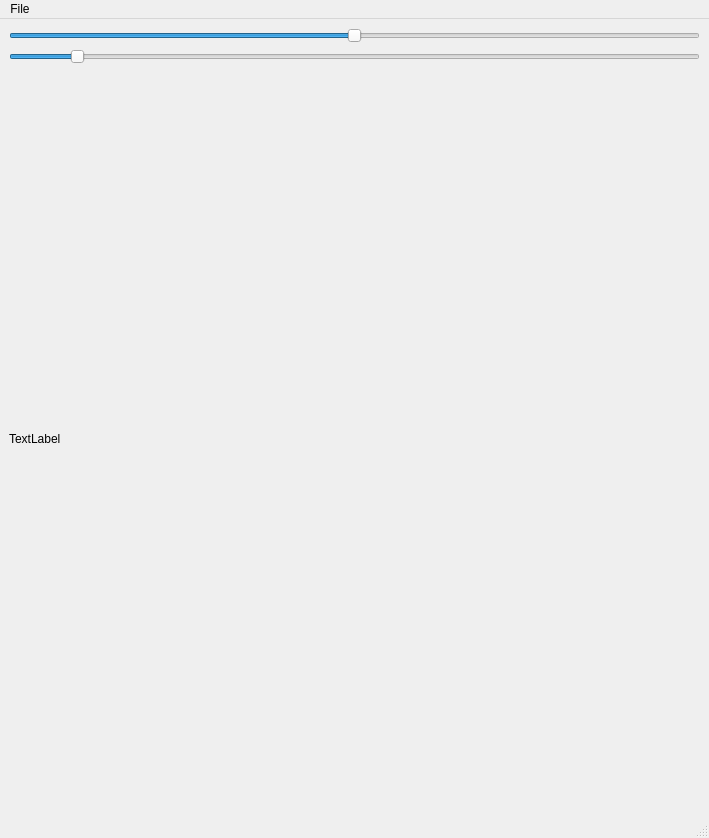
<?xml version="1.0" encoding="UTF-8"?>
<ui version="4.0">
 <class>MainWindow</class>
 <widget class="QMainWindow" name="MainWindow">
  <property name="geometry">
   <rect>
    <x>0</x>
    <y>0</y>
    <width>709</width>
    <height>838</height>
   </rect>
  </property>
  <property name="sizePolicy">
   <sizepolicy hsizetype="Preferred" vsizetype="Preferred">
    <horstretch>0</horstretch>
    <verstretch>0</verstretch>
   </sizepolicy>
  </property>
  <property name="minimumSize">
   <size>
    <width>0</width>
    <height>0</height>
   </size>
  </property>
  <property name="windowTitle">
   <string>MainWindow</string>
  </property>
  <widget class="QWidget" name="centralwidget">
   <property name="sizePolicy">
    <sizepolicy hsizetype="Preferred" vsizetype="Preferred">
     <horstretch>0</horstretch>
     <verstretch>0</verstretch>
    </sizepolicy>
   </property>
   <property name="minimumSize">
    <size>
     <width>0</width>
     <height>0</height>
    </size>
   </property>
   <layout class="QGridLayout" name="gridLayout">
    <item row="0" column="0">
     <layout class="QVBoxLayout" name="verticalLayout">
      <item>
       <widget class="QSlider" name="horizontalSlider">
        <property name="minimum">
         <number>-100</number>
        </property>
        <property name="maximum">
         <number>100</number>
        </property>
        <property name="value">
         <number>0</number>
        </property>
        <property name="sliderPosition">
         <number>0</number>
        </property>
        <property name="orientation">
         <enum>Qt::Horizontal</enum>
        </property>
       </widget>
      </item>
      <item>
       <widget class="QSlider" name="horizontalSlider1">
        <property name="minimum">
         <number>10</number>
        </property>
        <property name="maximum">
         <number>1000</number>
        </property>
        <property name="singleStep">
         <number>0</number>
        </property>
        <property name="pageStep">
         <number>1</number>
        </property>
        <property name="value">
         <number>100</number>
        </property>
        <property name="orientation">
         <enum>Qt::Horizontal</enum>
        </property>
       </widget>
      </item>
      <item>
       <widget class="QLabel" name="label">
        <property name="text">
         <string>TextLabel</string>
        </property>
       </widget>
      </item>
     </layout>
    </item>
   </layout>
  </widget>
  <widget class="QMenuBar" name="menubar">
   <property name="geometry">
    <rect>
     <x>0</x>
     <y>0</y>
     <width>709</width>
     <height>25</height>
    </rect>
   </property>
   <widget class="QMenu" name="menuFile">
    <property name="title">
     <string>File</string>
    </property>
    <addaction name="actionopen"/>
   </widget>
   <addaction name="menuFile"/>
  </widget>
  <widget class="QStatusBar" name="statusbar"/>
  <action name="actionopen">
   <property name="text">
    <string>open</string>
   </property>
  </action>
 </widget>
 <resources/>
 <connections/>
</ui>
